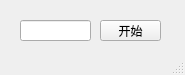
<?xml version="1.0" encoding="UTF-8"?>
<ui version="4.0">
 <class>MainWindow</class>
 <widget class="QMainWindow" name="MainWindow">
  <property name="geometry">
   <rect>
    <x>0</x>
    <y>0</y>
    <width>185</width>
    <height>75</height>
   </rect>
  </property>
  <property name="windowTitle">
   <string>点名器</string>
  </property>
  <widget class="QWidget" name="centralwidget">
   <widget class="QLineEdit" name="lineEdit">
    <property name="geometry">
     <rect>
      <x>20</x>
      <y>20</y>
      <width>71</width>
      <height>21</height>
     </rect>
    </property>
   </widget>
   <widget class="QPushButton" name="pushButton">
    <property name="geometry">
     <rect>
      <x>100</x>
      <y>20</y>
      <width>61</width>
      <height>21</height>
     </rect>
    </property>
    <property name="text">
     <string>开始</string>
    </property>
   </widget>
  </widget>
  <widget class="QMenuBar" name="menubar">
   <property name="geometry">
    <rect>
     <x>0</x>
     <y>0</y>
     <width>185</width>
     <height>30</height>
    </rect>
   </property>
  </widget>
  <widget class="QStatusBar" name="statusbar"/>
 </widget>
 <resources/>
 <connections/>
</ui>
